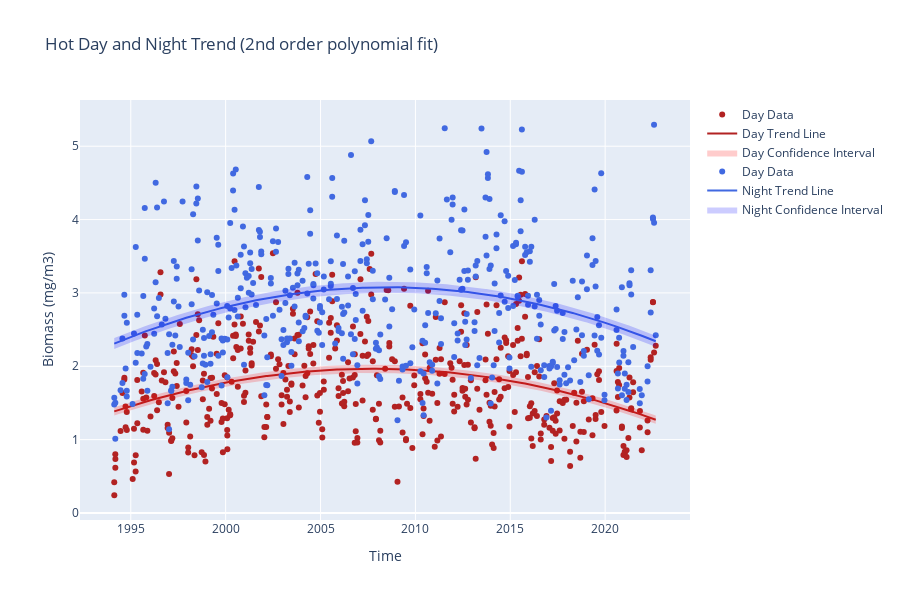

Write notebook code for a chart like this one.
### Code cell
confidence_level = 0.95
day_data = data["day"][:, 0, 0, 0].dropna(dim="time")
night_data = data["night"][:, 0, 0, 0].dropna(dim="time")

plot_trend(day_data, night_data, poly_order=2).update_layout(
    title=f"{station} Day and Night Trend (2nd order polynomial fit)",
    xaxis_title="Time",
    yaxis_title="Biomass (mg/m3)",
).show()

### Figure 1 — Plotly figure (JSON) as saved in the notebook; plotly's stock layout.template omitted (floating-point values rounded to 4 significant figures; data arrays with more than 128 entries replaced by an {"elided": "..."} marker saying what was removed)
{"data": [{"marker": {"color": "firebrick"}, "mode": "markers", "name": "Day Data", "type": "scatter", "x": {"elided": "450 str values"}, "y": {"elided": "450 float values"}}, {"line": {"color": "firebrick"}, "mode": "lines", "name": "Day Trend Line", "type": "scatter", "x": {"elided": "450 str values"}, "y": {"elided": "450 float values"}}, {"fill": "toself", "fillcolor": "rgba(255, 0, 0, 0.2)", "line": {"color": "rgba(0, 0, 0, 0)"}, "name": "Day Confidence Interval", "type": "scatter", "x": {"elided": "900 str values"}, "y": {"elided": "900 float values"}}, {"marker": {"color": "royalblue"}, "mode": "markers", "name": "Day Data", "type": "scatter", "x": {"elided": "454 str values"}, "y": {"elided": "454 float values"}}, {"line": {"color": "royalblue"}, "mode": "lines", "name": "Night Trend Line", "type": "scatter", "x": {"elided": "454 str values"}, "y": {"elided": "454 float values"}}, {"fill": "toself", "fillcolor": "rgba(0, 0, 255, 0.2)", "line": {"color": "rgba(0, 0, 0, 0)"}, "name": "Night Confidence Interval", "type": "scatter", "x": {"elided": "908 str values"}, "y": {"elided": "908 float values"}}], "layout": {"height": 600, "title": {"text": "Hot Day and Night Trend (2nd order polynomial fit)"}, "xaxis": {"title": {"text": "Time"}}, "yaxis": {"title": {"text": "Biomass (mg/m3)"}}}}
